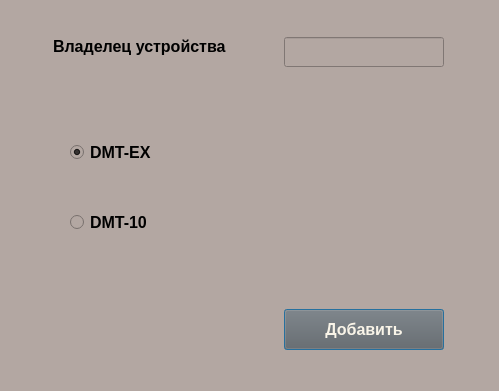
<?xml version="1.0" encoding="UTF-8"?>
<ui version="4.0">
 <class>AddNewDevToOrg</class>
 <widget class="QDialog" name="AddNewDevToOrg">
  <property name="geometry">
   <rect>
    <x>0</x>
    <y>0</y>
    <width>499</width>
    <height>391</height>
   </rect>
  </property>
  <property name="windowTitle">
   <string>Dialog</string>
  </property>
  <property name="styleSheet">
   <string notr="true">background-color: rgb(179, 167, 162);
</string>
  </property>
  <widget class="QPushButton" name="pushButton">
   <property name="geometry">
    <rect>
     <x>284</x>
     <y>309</y>
     <width>160</width>
     <height>41</height>
    </rect>
   </property>
   <property name="minimumSize">
    <size>
     <width>160</width>
     <height>0</height>
    </size>
   </property>
   <property name="maximumSize">
    <size>
     <width>160</width>
     <height>50</height>
    </size>
   </property>
   <property name="font">
    <font>
     <pointsize>12</pointsize>
     <weight>75</weight>
     <bold>true</bold>
    </font>
   </property>
   <property name="styleSheet">
    <string notr="true">	background-color: rgb(100, 95, 94);
	color: rgb(249, 244, 232);</string>
   </property>
   <property name="text">
    <string>Добавить</string>
   </property>
  </widget>
  <widget class="QLabel" name="label">
   <property name="geometry">
    <rect>
     <x>53</x>
     <y>37</y>
     <width>181</width>
     <height>19</height>
    </rect>
   </property>
   <property name="font">
    <font>
     <pointsize>12</pointsize>
     <weight>75</weight>
     <bold>true</bold>
    </font>
   </property>
   <property name="text">
    <string>Владелец устройства</string>
   </property>
  </widget>
  <widget class="QLineEdit" name="lgn">
   <property name="geometry">
    <rect>
     <x>284</x>
     <y>37</y>
     <width>160</width>
     <height>30</height>
    </rect>
   </property>
   <property name="minimumSize">
    <size>
     <width>160</width>
     <height>30</height>
    </size>
   </property>
   <property name="maximumSize">
    <size>
     <width>160</width>
     <height>30</height>
    </size>
   </property>
   <property name="font">
    <font>
     <pointsize>12</pointsize>
    </font>
   </property>
   <property name="text">
    <string/>
   </property>
  </widget>
  <widget class="QLabel" name="DMT">
   <property name="geometry">
    <rect>
     <x>284</x>
     <y>101</y>
     <width>160</width>
     <height>160</height>
    </rect>
   </property>
   <property name="minimumSize">
    <size>
     <width>160</width>
     <height>160</height>
    </size>
   </property>
   <property name="styleSheet">
    <string notr="true"/>
   </property>
   <property name="text">
    <string/>
   </property>
  </widget>
  <widget class="QWidget" name="widget" native="true">
   <property name="geometry">
    <rect>
     <x>50</x>
     <y>110</y>
     <width>171</width>
     <height>151</height>
    </rect>
   </property>
   <widget class="QRadioButton" name="radioButton_2">
    <property name="geometry">
     <rect>
      <x>20</x>
      <y>100</y>
      <width>89</width>
      <height>25</height>
     </rect>
    </property>
    <property name="font">
     <font>
      <pointsize>12</pointsize>
      <weight>75</weight>
      <bold>true</bold>
     </font>
    </property>
    <property name="text">
     <string>DMT-10</string>
    </property>
   </widget>
   <widget class="QRadioButton" name="radioButton">
    <property name="geometry">
     <rect>
      <x>20</x>
      <y>30</y>
      <width>90</width>
      <height>25</height>
     </rect>
    </property>
    <property name="font">
     <font>
      <pointsize>12</pointsize>
      <weight>75</weight>
      <bold>true</bold>
     </font>
    </property>
    <property name="toolTipDuration">
     <number>-1</number>
    </property>
    <property name="text">
     <string>DMT-EX</string>
    </property>
    <property name="checked">
     <bool>true</bool>
    </property>
   </widget>
  </widget>
 </widget>
 <resources/>
 <connections/>
</ui>
